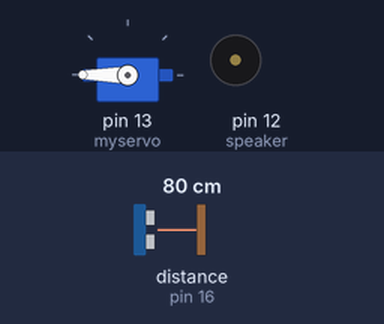
Simulated run of this sketch. Board: Arduino Uno, built with avr-gcc and run on an emulated ATmega328P. Parts: servo, buzzer (waves = sounding). Wiring (inferred from the names in the program): ultrasonic range finder: trigger pin 2; echo pin 16. The inputs (shaded band) are chosen by the test bench; at power-on: distance to the obstacle (sensor on pin 16) 80 cm. The echo pulse lasts 58.3 µs per cm; what the sketch prints to the serial monitor is not drawn.

Above: at 1.2 s.
1.3 s: distance to the obstacle (sensor on pin 16) set to 33 cm
At 4.1 s:
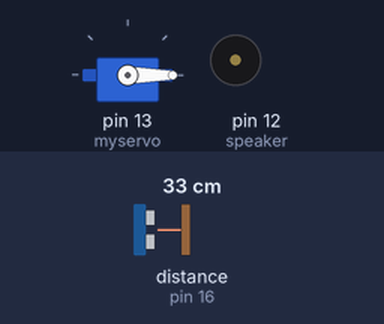
4.3 s: distance to the obstacle (sensor on pin 16) set to 27 cm
At 5.0 s:
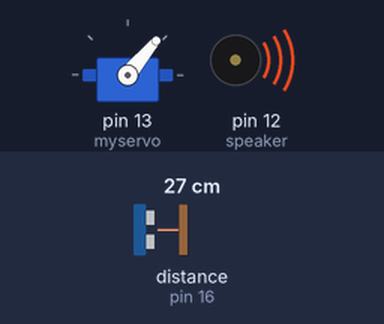
7.3 s: distance to the obstacle (sensor on pin 16) set to 60 cm
At 7.8 s:
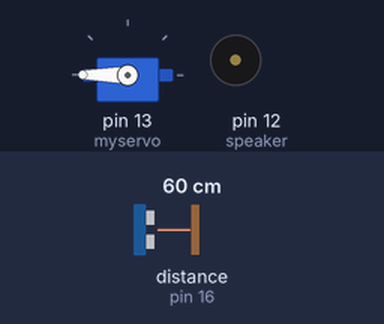
10.3 s: distance to the obstacle (sensor on pin 16) set to 2 cm
At 10.9 s:
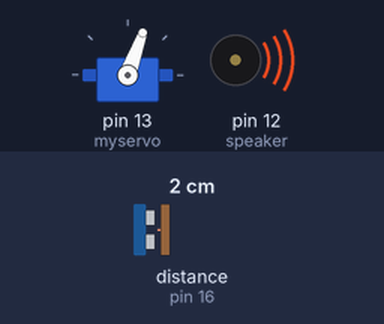
13.3 s: distance to the obstacle (sensor on pin 16) set to 35 cm
At 13.8 s:
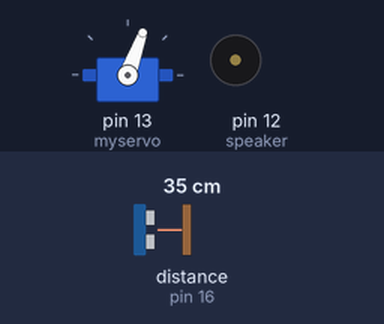
16.3 s: distance to the obstacle (sensor on pin 16) set to 4 cm
At 17.2 s:
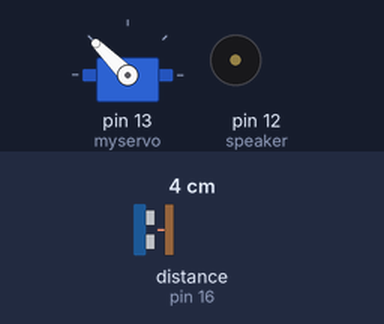
Timing chart, 0 to 20.3 s (numbered marks = the images above; inputs shaded):
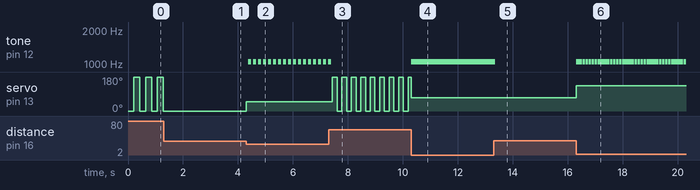

The sketch:

Navigation.ino
```cpp
#include <Servo.h>

#define SOUND_VELOCITY 0.034     //define sound velocity in cm/uS

Servo myservo;  // create servo object to control a servo

const int trigPin = 2;
const int echoPin = 16;
const int speaker = 12;

long duration;
float distanceCm;
int pos = 0;   // Servo position


void setup()
{
  Serial.begin(115200); // Starts the serial communication

  pinMode(trigPin, OUTPUT); // Sets the trigPin as an Output
  pinMode(echoPin, INPUT); // Sets the echoPin as an Input

  myservo.attach(13); // attaches the servo on GI13 to the servo object

  pinMode(speaker, OUTPUT);
}

void loop()
{
  for (pos = 0; pos <= 180; pos += 5) // goes from 0 degrees to 180 degrees in steps of 5 degrees
  {
    myservo.write(pos);              // tell servo to go to position in variable 'pos'
    RotateAndCapture();
  }

  for (pos = 180; pos >= 0; pos -= 5)  // goes from 180 degrees to 0 degrees
  {
    myservo.write(pos);              // tell servo to go to position in variable 'pos'
    RotateAndCapture();
  }
}

void RotateAndCapture()
{
  // Clears the trigPin
  digitalWrite(trigPin, LOW);
  delayMicroseconds(2);
  // Sets the trigPin on HIGH state for 10 micro seconds
  digitalWrite(trigPin, HIGH);
  delayMicroseconds(10);
  digitalWrite(trigPin, LOW);

  // Reads the echoPin, returns the sound wave travel time in microseconds
  duration = pulseIn(echoPin, HIGH);

  // Calculate the distance
  distanceCm = duration * SOUND_VELOCITY/2;

  // Prints the distance on the Serial Monitor
  Serial.print("Distance (cm): ");
  Serial.println(distanceCm);

  if (distanceCm < 30)  // Threshold distance
  {
    myservo.detach(); // Stop rotating
    int audioDelay = distanceCm * 3;    // Match beeping frequency to the distance of the obstacle;
    delay(audioDelay);
    tone(speaker,1047); // tone(pin,frequency)
    delay(100);
    noTone(speaker);
  }
  else
  {
    myservo.attach(13);
    noTone(speaker);
  }
}
```

Measured:
- the behaviour switches between 31 and 30 cm on distance to the obstacle (sensor on pin 16) (found by bisection; images 1 and 2)
- after the input at 1.3 s, servo on pin 13 (myservo): stops changing and stays 0°
- after the input at 4.3 s, tone on pin 12 (speaker): alternates 1047 Hz for 0.10 s and silent for 0.08 s, starting after 0.08 s; servo on pin 13 (myservo): 0° → 50° at once
- after the input at 7.3 s, tone on pin 12 (speaker): goes on until 7.4 s, then stays silent; servo on pin 13 (myservo): alternates 180° for 0.17 s and 0° for 0.17 s, starting after 0.13 s
- after the input at 10.3 s, tone on pin 12 (speaker): silent → 1047 Hz at once
- after the input at 13.3 s, tone on pin 12 (speaker): 1047 Hz → silent after 0.05 s
- after the input at 16.3 s, tone on pin 12 (speaker): alternates 1047 Hz for 0.10 s and silent for 0.01 s, starting at once; servo on pin 13 (myservo): 70° → 135° at once
- by itself, servo on pin 13 (myservo): alternates 180° for 0.22 s and 0° for 0.22 s
